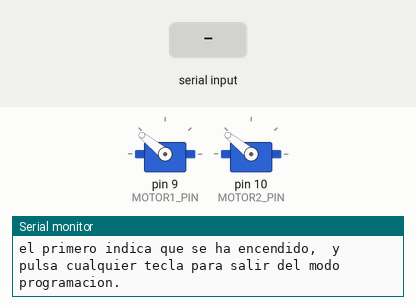
Recording of a sketch running on a simulated Arduino Uno, built with avr-gcc and run on an emulated ATmega328P. Shown: 2 × servo, the last lines printed to the serial monitor. The inputs (shaded band) are chosen by the test bench.

Above: at 0.9 s.
1.0 s: "1\n" received over Serial
At 2.0 s:
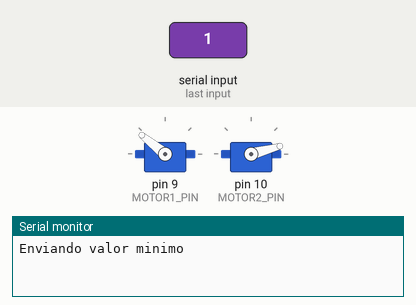
At 5.8 s:
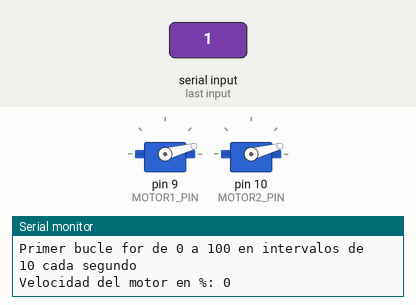
Timing chart, 0 to 17.5 s (numbered marks = the images above; inputs shaded):
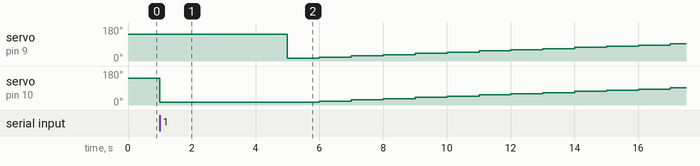

Measured:
- after the input at 1.0 s, servo on pin 9 (MOTOR1_PIN): 141° → 15° after 4.0 s, → 21° 1.0 s later, → 28° 1.0 s later, → 34° 1.0 s later, … (13 changes in this stretch); servo on pin 10 (MOTOR2_PIN): 141° → 15° at once, → 21° 5.0 s later, → 28° 1.0 s later, → 34° 1.0 s later, … (13 changes in this stretch)

The sketch:

PruebaESC.ino
```cpp
#include <Servo.h>

#define MAX_SIGNAL 2000
#define MIN_SIGNAL 700
#define MOTOR1_PIN 9   //A la izquierda del arduino, el mas alejado
#define MOTOR2_PIN 10

Servo motor1, motor2;

void setup() {
  Serial.begin(115200);
  Serial.println("PROGRAMA DE CALIBRACION DEL ESC.");

  motor1.attach(MOTOR1_PIN);
  motor2.attach(MOTOR2_PIN);

  Serial.println("Escribiendo valor maximo.\n");
  Serial.println("Conecta la bateria (LED verde encendido), espera 3 segundos al segundo sonido del ESC, \n ");
  Serial.println("el primero indica que se ha encendido,  y pulsa cualquier tecla para salir del modo programacion.\n");
  motor1.writeMicroseconds(MAX_SIGNAL);
  motor2.writeMicroseconds(MAX_SIGNAL);

  // Esperando a que se pulse una tecla
  while (!Serial.available());
  Serial.read();

  // Enviar valor minimo
  Serial.println("Enviando valor minimo\n");
  //motor1.writeMicroseconds(MIN_SIGNAL);
  motor2.writeMicroseconds(MIN_SIGNAL);
delay(4000);

}

void loop() {

   Serial.println("Pulsa una tecla para continuar");
  while (!Serial.available());
  Serial.read();

  int speed;

 // sweep up from 0 to to maximum speed in 20 seconds
 for(speed = 0; speed <= 60; speed += 5) {
   setSpeed(speed);

   Serial.print("\n");
   if(speed == 0)
         Serial.print("Primer bucle for de 0 a 100 en intervalos de 10 cada segundo");

   Serial.print("\n");
   Serial.print("\n");
   Serial.print("Velocidad del motor en %: ");
   Serial.print(speed);
   delay(1000);
 }
 Serial.print("\n");
 Serial.print("\n");
 Serial.print("Esperando el paso del primer bucle for al segundo bucle for");
 delay(2000);
 Serial.print("\n");

 // sweep back down to 0 speed.
 for(speed = 60; speed > 0; speed -= 5) {
   setSpeed(speed);

   Serial.print("\n");
   if(speed == 20)
       Serial.print("Segundo bucle for, desde 95 hasta 0 de bajando un 5% cada segundo");
   Serial.print("\n");
   Serial.print("\n");
   Serial.print("Velocidad del motor en %: ");
   Serial.print(speed);

   delay(1000);
 }

 setSpeed(0);
 Serial.print("\n");
 delay(5000); // stop the motor for 5 seconds

}


void setSpeed(int speed){
 // speed is from 0 to 100 where 0 is off and 100 is maximum speed
 //the following maps speed values of 0-100 to angles from 0-180,
 // some speed controllers may need different values, see the ESC instructions
 int angle = map(speed, 0, 100, MIN_SIGNAL, MAX_SIGNAL);
  motor1.writeMicroseconds(angle);
  motor2.writeMicroseconds(angle);
}
```
